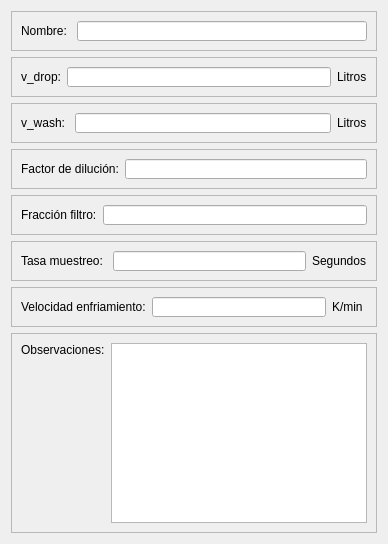
         <widget class="QWidget" name="tab_8">
          <attribute name="title">
           <string>Experimento</string>
          </attribute>
          <layout class="QVBoxLayout" name="verticalLayout_14">
           <item>
            <widget class="QFrame" name="frame_47">
             <property name="minimumSize">
              <size>
               <width>0</width>
               <height>0</height>
              </size>
             </property>
             <property name="maximumSize">
              <size>
               <width>16777215</width>
               <height>40</height>
              </size>
             </property>
             <property name="frameShape">
              <enum>QFrame::StyledPanel</enum>
             </property>
             <property name="frameShadow">
              <enum>QFrame::Raised</enum>
             </property>
             <layout class="QHBoxLayout" name="horizontalLayout_58">
              <item>
               <widget class="QLabel" name="label_53">
                <property name="maximumSize">
                 <size>
                  <width>125</width>
                  <height>16777215</height>
                 </size>
                </property>
                <property name="text">
                 <string>Nombre: </string>
                </property>
               </widget>
              </item>
              <item>
               <widget class="QLineEdit" name="txtNombreExperimento"/>
              </item>
             </layout>
            </widget>
           </item>
           <item>
            <widget class="QFrame" name="frame_48">
             <property name="minimumSize">
              <size>
               <width>0</width>
               <height>0</height>
              </size>
             </property>
             <property name="maximumSize">
              <size>
               <width>16777215</width>
               <height>40</height>
              </size>
             </property>
             <property name="frameShape">
              <enum>QFrame::StyledPanel</enum>
             </property>
             <property name="frameShadow">
              <enum>QFrame::Raised</enum>
             </property>
             <layout class="QHBoxLayout" name="horizontalLayout_59">
              <item>
               <widget class="QLabel" name="label_54">
                <property name="maximumSize">
                 <size>
                  <width>125</width>
                  <height>16777215</height>
                 </size>
                </property>
                <property name="text">
                 <string>v_drop:</string>
                </property>
               </widget>
              </item>
              <item>
               <widget class="QLineEdit" name="txtVDrop"/>
              </item>
              <item>
               <widget class="QLabel" name="label_55">
                <property name="minimumSize">
                 <size>
                  <width>30</width>
                  <height>0</height>
                 </size>
                </property>
                <property name="maximumSize">
                 <size>
                  <width>10</width>
                  <height>16777215</height>
                 </size>
                </property>
                <property name="text">
                 <string>Litros</string>
                </property>
               </widget>
              </item>
             </layout>
            </widget>
           </item>
           <item>
            <widget class="QFrame" name="frame_49">
             <property name="minimumSize">
              <size>
               <width>0</width>
               <height>0</height>
              </size>
             </property>
             <property name="maximumSize">
              <size>
               <width>16777215</width>
               <height>40</height>
              </size>
             </property>
             <property name="frameShape">
              <enum>QFrame::StyledPanel</enum>
             </property>
             <property name="frameShadow">
              <enum>QFrame::Raised</enum>
             </property>
             <layout class="QHBoxLayout" name="horizontalLayout_60">
              <item>
               <widget class="QLabel" name="label_56">
                <property name="maximumSize">
                 <size>
                  <width>125</width>
                  <height>16777215</height>
                 </size>
                </property>
                <property name="text">
                 <string>v_wash: </string>
                </property>
               </widget>
              </item>
              <item>
               <widget class="QLineEdit" name="txtVWash"/>
              </item>
              <item>
               <widget class="QLabel" name="label_57">
                <property name="minimumSize">
                 <size>
                  <width>30</width>
                  <height>0</height>
                 </size>
                </property>
                <property name="maximumSize">
                 <size>
                  <width>10</width>
                  <height>16777215</height>
                 </size>
                </property>
                <property name="text">
                 <string>Litros</string>
                </property>
               </widget>
              </item>
             </layout>
            </widget>
           </item>
           <item>
            <widget class="QFrame" name="frame_50">
             <property name="minimumSize">
              <size>
               <width>0</width>
               <height>0</height>
              </size>
             </property>
             <property name="maximumSize">
              <size>
               <width>16777215</width>
               <height>40</height>
              </size>
             </property>
             <property name="frameShape">
              <enum>QFrame::StyledPanel</enum>
             </property>
             <property name="frameShadow">
              <enum>QFrame::Raised</enum>
             </property>
             <layout class="QHBoxLayout" name="horizontalLayout_61">
              <item>
               <widget class="QLabel" name="label_58">
                <property name="maximumSize">
                 <size>
                  <width>125</width>
                  <height>16777215</height>
                 </size>
                </property>
                <property name="text">
                 <string>Factor de dilución:</string>
                </property>
               </widget>
              </item>
              <item>
               <widget class="QLineEdit" name="txtFactorDiluc"/>
              </item>
             </layout>
            </widget>
           </item>
           <item>
            <widget class="QFrame" name="frame_51">
             <property name="minimumSize">
              <size>
               <width>0</width>
               <height>0</height>
              </size>
             </property>
             <property name="maximumSize">
              <size>
               <width>16777215</width>
               <height>40</height>
              </size>
             </property>
             <property name="frameShape">
              <enum>QFrame::StyledPanel</enum>
             </property>
             <property name="frameShadow">
              <enum>QFrame::Raised</enum>
             </property>
             <layout class="QHBoxLayout" name="horizontalLayout_62">
              <item>
               <widget class="QLabel" name="label_59">
                <property name="maximumSize">
                 <size>
                  <width>125</width>
                  <height>16777215</height>
                 </size>
                </property>
                <property name="text">
                 <string>Fracción filtro:</string>
                </property>
               </widget>
              </item>
              <item>
               <widget class="QLineEdit" name="txtFraccionFiltro"/>
              </item>
             </layout>
            </widget>
           </item>
           <item>
            <widget class="QFrame" name="frame_52">
             <property name="minimumSize">
              <size>
               <width>0</width>
               <height>0</height>
              </size>
             </property>
             <property name="maximumSize">
              <size>
               <width>16777215</width>
               <height>40</height>
              </size>
             </property>
             <property name="frameShape">
              <enum>QFrame::StyledPanel</enum>
             </property>
             <property name="frameShadow">
              <enum>QFrame::Raised</enum>
             </property>
             <layout class="QHBoxLayout" name="horizontalLayout_63">
              <item>
               <widget class="QLabel" name="label_60">
                <property name="maximumSize">
                 <size>
                  <width>125</width>
                  <height>16777215</height>
                 </size>
                </property>
                <property name="text">
                 <string>Tasa muestreo: </string>
                </property>
               </widget>
              </item>
              <item>
               <widget class="QLineEdit" name="txtTasaMuestreo"/>
              </item>
              <item>
               <widget class="QLabel" name="label_61">
                <property name="minimumSize">
                 <size>
                  <width>55</width>
                  <height>0</height>
                 </size>
                </property>
                <property name="maximumSize">
                 <size>
                  <width>10</width>
                  <height>16777215</height>
                 </size>
                </property>
                <property name="text">
                 <string>Segundos</string>
                </property>
               </widget>
              </item>
             </layout>
            </widget>
           </item>
           <item>
            <widget class="QFrame" name="frame_53">
             <property name="minimumSize">
              <size>
               <width>0</width>
               <height>0</height>
              </size>
             </property>
             <property name="maximumSize">
              <size>
               <width>16777215</width>
               <height>40</height>
              </size>
             </property>
             <property name="frameShape">
              <enum>QFrame::StyledPanel</enum>
             </property>
             <property name="frameShadow">
              <enum>QFrame::Raised</enum>
             </property>
             <layout class="QHBoxLayout" name="horizontalLayout_64">
              <item>
               <widget class="QLabel" name="label_62">
                <property name="maximumSize">
                 <size>
                  <width>125</width>
                  <height>16777215</height>
                 </size>
                </property>
                <property name="text">
                 <string>Velocidad enfriamiento:</string>
                </property>
               </widget>
              </item>
              <item>
               <widget class="QLineEdit" name="txtVelEnfriamiento"/>
              </item>
              <item>
               <widget class="QLabel" name="label_63">
                <property name="minimumSize">
                 <size>
                  <width>35</width>
                  <height>0</height>
                 </size>
                </property>
                <property name="maximumSize">
                 <size>
                  <width>20</width>
                  <height>16777215</height>
                 </size>
                </property>
                <property name="text">
                 <string>K/min</string>
                </property>
               </widget>
              </item>
             </layout>
            </widget>
           </item>
           <item>
            <widget class="QFrame" name="frame_54">
             <property name="minimumSize">
              <size>
               <width>0</width>
               <height>179</height>
              </size>
             </property>
             <property name="maximumSize">
              <size>
               <width>16777215</width>
               <height>200</height>
              </size>
             </property>
             <property name="frameShape">
              <enum>QFrame::StyledPanel</enum>
             </property>
             <property name="frameShadow">
              <enum>QFrame::Raised</enum>
             </property>
             <layout class="QHBoxLayout" name="horizontalLayout_65">
              <property name="topMargin">
               <number>9</number>
              </property>
              <item alignment="Qt::AlignTop">
               <widget class="QLabel" name="label_64">
                <property name="text">
                 <string>Observaciones:</string>
                </property>
               </widget>
              </item>
              <item>
               <widget class="QPlainTextEdit" name="txtObservExpe">
                <property name="minimumSize">
                 <size>
                  <width>0</width>
                  <height>169</height>
                 </size>
                </property>
               </widget>
              </item>
             </layout>
            </widget>
           </item>
          </layout>
         </widget>
